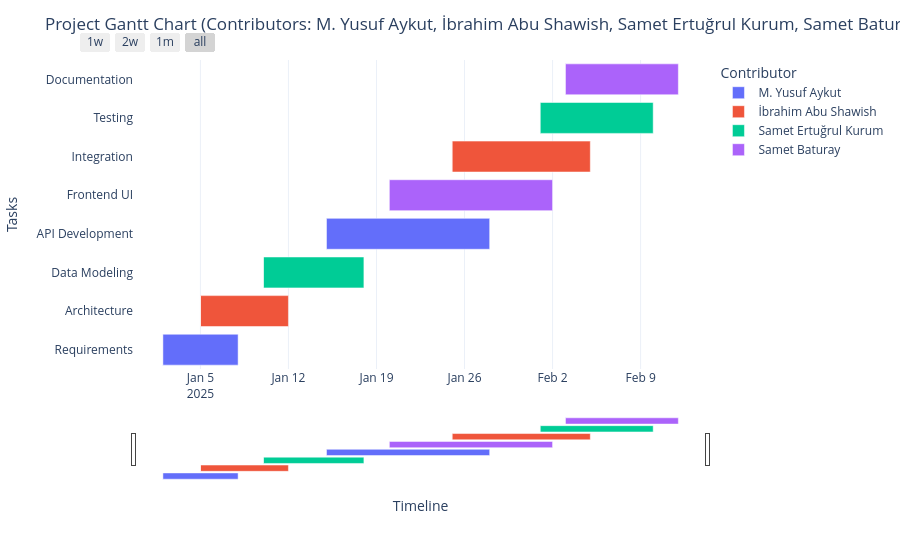
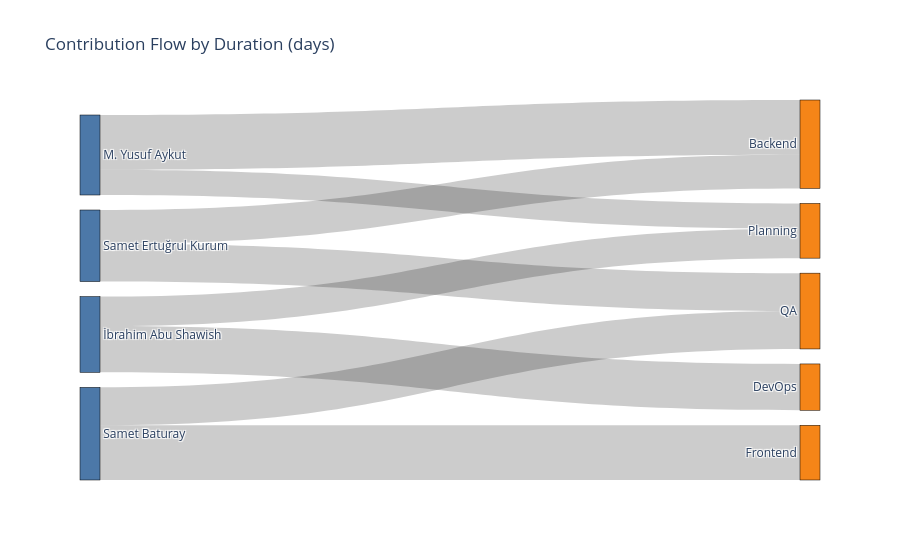

Write notebook code for charts like these, in order.
### Code cell
from datetime import datetime
from typing import List, Dict, Optional
import pandas as pd

# filename: gantt_contributions.py
# Author: GitHub Copilot
# Description:
#   Create a customizable Gantt chart with contribution flow for a project.
#   Contributors: "M. Yusuf Aykut, İbrahim Abu Shawish, Samet Ertuğrul Kurum, Samet Baturay"
#
# How to use:
#   - Run this file as a script, or copy functions into a Jupyter cell.
#   - Edit PROJECT_TASKS or pass your own tasks to build_gantt().
#   - The chart supports:
#       * Filtering by contributor
#       * Coloring by contributor or task group
#       * Interactive timeline zooming
#       * Optional contribution Sankey flow view
#
# Requirements:
#   pip install plotly pandas

import plotly.express as px
import plotly.graph_objects as go

# Default contributors (exact names as requested)
CONTRIBUTORS = [
    "M. Yusuf Aykut",
    "İbrahim Abu Shawish",
    "Samet Ertuğrul Kurum",
    "Samet Baturay",
]

# Example project tasks; customize as needed
PROJECT_TASKS: List[Dict] = [
    {
        "Task": "Requirements",
        "Group": "Planning",
        "Contributor": "M. Yusuf Aykut",
        "Start": "2025-01-02",
        "Finish": "2025-01-08",
        "Progress": 100,
    },
    {
        "Task": "Architecture",
        "Group": "Planning",
        "Contributor": ["M. Yusuf Aykut","İbrahim Abu Shawish"],
        "Start": "2025-01-05",
        "Finish": "2025-01-12",
        "Progress": 100,
    },
    {
        "Task": "Data Modeling",
        "Group": "Backend",
        "Contributor": "Samet Ertuğrul Kurum",
        "Start": "2025-01-10",
        "Finish": "2025-01-18",
        "Progress": 75,
    },
    {
        "Task": "API Development",
        "Group": "Backend",
        "Contributor": "M. Yusuf Aykut",
        "Start": "2025-01-15",
        "Finish": "2025-01-28",
        "Progress": 60,
    },
    {
        "Task": "Frontend UI",
        "Group": "Frontend",
        "Contributor": "Samet Baturay",
        "Start": "2025-01-20",
        "Finish": "2025-02-02",
        "Progress": 40,
    },
    {
        "Task": "Integration",
        "Group": "DevOps",
        "Contributor": "İbrahim Abu Shawish",
        "Start": "2025-01-25",
        "Finish": "2025-02-05",
        "Progress": 30,
    },
    {
        "Task": "Testing",
        "Group": "QA",
        "Contributor": "Samet Ertuğrul Kurum",
        "Start": "2025-02-01",
        "Finish": "2025-02-10",
        "Progress": 20,
    },
    {
        "Task": "Documentation",
        "Group": "QA",
        "Contributor": "Samet Baturay",
        "Start": "2025-02-03",
        "Finish": "2025-02-12",
        "Progress": 10,
    },
]

def _parse_dates(df: pd.DataFrame, start_col: str, end_col: str) -> pd.DataFrame:
    df = df.copy()
    df[start_col] = pd.to_datetime(df[start_col])
    df[end_col] = pd.to_datetime(df[end_col])
    return df

def _validate_tasks(tasks: List[Dict], contributors: List[str]) -> pd.DataFrame:
    df = pd.DataFrame(tasks)
    required_cols = {"Task", "Group", "Contributor", "Start", "Finish"}
    missing = required_cols - set(df.columns)
    if missing:
        raise ValueError(f"Missing task fields: {missing}")
    unknown_contribs = set(df["Contributor"]) - set(contributors)
    if unknown_contribs:
        raise ValueError(f"Unknown contributors in tasks: {unknown_contribs}")
    df = _parse_dates(df, "Start", "Finish")
    if (df["Finish"] < df["Start"]).any():
        bad = df[df["Finish"] < df["Start"]]
        raise ValueError(f"Finish before Start for tasks: {bad['Task'].tolist()}")
    # Duration and tooltip
    df["DurationDays"] = (df["Finish"] - df["Start"]).dt.days
    df["Progress"] = df.get("Progress", pd.Series([None]*len(df)))
    df["Hover"] = df.apply(
        lambda r: f"{r['Task']} | {r['Group']} | {r['Contributor']}\n"
                  f"{r['Start'].date()} → {r['Finish'].date()} ({r['DurationDays']}d)\n"
                  f"Progress: {r['Progress']}%", axis=1
    )
    return df

def build_gantt(
    tasks: List[Dict],
    contributors: Optional[List[str]] = None,
    color_by: str = "Contributor",  # "Contributor" or "Group"
    contributor_filter: Optional[List[str]] = None,
    show_progress_overlay: bool = True,
    title: str = "Project Gantt Chart with Contribution Flow",
) -> go.Figure:
    """
    Build a Plotly Gantt (timeline) chart.
    """
    contributors = contributors or CONTRIBUTORS
    df = _validate_tasks(tasks, contributors)

    # Filter by contributor if requested
    if contributor_filter:
        df = df[df["Contributor"].isin(contributor_filter)].copy()
        if df.empty:
            raise ValueError("No tasks after applying contributor_filter.")

    # Base Gantt timeline
    fig = px.timeline(
        df,
        x_start="Start",
        x_end="Finish",
        y="Task",
        color=color_by,
        hover_name="Task",
        hover_data={"Hover": True, "Start": True, "Finish": True, "DurationDays": True, "Progress": True, "Task": False},
    )
    fig.update_traces(hovertemplate="%{customdata[0]}")
    # Ensure tasks are ordered by start date
    df_sorted = df.sort_values(by=["Start", "Finish"])
    fig.update_yaxes(categoryorder="array", categoryarray=df_sorted["Task"].tolist())
    fig.update_layout(
        title=title,
        xaxis_title="Timeline",
        yaxis_title="Tasks",
        bargap=0.2,
        legend_title=color_by,
        hovermode="closest",
        template="plotly_white",
    )

    # Optional progress overlay: draw a semi-transparent bar within each task
    if show_progress_overlay and "Progress" in df.columns and df["Progress"].notnull().any():
        overlay_traces = []
        for _, r in df.iterrows():
            if pd.isna(r["Progress"]):
                continue
            progress_ratio = max(0.0, min(1.0, float(r["Progress"]) / 100.0))
            progress_end = r["Start"] + (r["Finish"] - r["Start"]) * progress_ratio
            overlay_traces.append(go.Bar(
                x=[(progress_end - r["Start"]).days],
                y=[r["Task"]],
                base=r["Start"],
                orientation="h",
                marker=dict(color="rgba(0,0,0,0.15)"),
                showlegend=False,
                hoverinfo="skip",
            ))
        for t in overlay_traces:
            fig.add_trace(t)

    # Add range slider and buttons
    fig.update_layout(
        xaxis=dict(
            rangeselector=dict(
                buttons=list([
                    dict(count=7, label="1w", step="day", stepmode="backward"),
                    dict(count=14, label="2w", step="day", stepmode="backward"),
                    dict(count=1, label="1m", step="month", stepmode="backward"),
                    dict(step="all")
                ])
            ),
            rangeslider=dict(visible=True),
            type="date"
        )
    )
    return fig

def build_contribution_sankey(tasks: List[Dict], contributors: Optional[List[str]] = None, title: str = "Contribution Flow") -> go.Figure:
    """
    Build a Sankey diagram showing flow from contributors to task groups.
    """
    contributors = contributors or CONTRIBUTORS
    df = _validate_tasks(tasks, contributors)

    # Nodes: contributors + groups
    groups = sorted(df["Group"].unique().tolist())
    nodes = contributors + groups
    node_index = {name: i for i, name in enumerate(nodes)}

    # Aggregate contributions by duration (or count)
    agg = df.groupby(["Contributor", "Group"])["DurationDays"].sum().reset_index()

    links = dict(
        source=[node_index[c] for c in agg["Contributor"]],
        target=[node_index[g] for g in agg["Group"]],
        value=agg["DurationDays"].tolist(),
        label=[f"{c} → {g}: {v}d" for c, g, v in agg.values]
    )

    fig = go.Figure(data=[go.Sankey(
        node=dict(
            pad=15,
            thickness=20,
            line=dict(color="black", width=0.5),
            label=nodes,
            color=["#4C78A8"] * len(contributors) + ["#F58518"] * len(groups),
        ),
        link=links
    )])
    fig.update_layout(title_text=title, font_size=12, template="plotly_white")
    return fig

def main():
    # Build charts
    gantt = build_gantt(
        PROJECT_TASKS,
        contributors=CONTRIBUTORS,
        color_by="Contributor",  # or "Group"
        contributor_filter=None,  # e.g., ["M. Yusuf Aykut", "Samet Baturay"]
        show_progress_overlay=True,
        title="Project Gantt Chart (Contributors: M. Yusuf Aykut, İbrahim Abu Shawish, Samet Ertuğrul Kurum, Samet Baturay)"
    )
    sankey = build_contribution_sankey(PROJECT_TASKS, contributors=CONTRIBUTORS, title="Contribution Flow by Duration (days)")

    # Display in interactive window (for scripts). In Jupyter, just display the figures.
    gantt.show()
    sankey.show()

if __name__ == "__main__":
    main()

### Figure 1 — Plotly figure (JSON) as saved in the notebook; plotly's stock layout.template omitted (floating-point values rounded to 4 significant figures)
{"data": [{"base": ["2025-01-02T00:00:00.000000000", "2025-01-15T00:00:00.000000000"], "customdata": [["Requirements | Planning | M. Yusuf Aykut\n2025-01-02 → 2025-01-08 (6d)\nProgress: 100%", 6, 100], ["API Development | Backend | M. Yusuf Aykut\n2025-01-15 → 2025-01-28 (13d)\nProgress: 60%", 13, 60]], "hovertemplate": "%{customdata[0]}", "hovertext": ["Requirements", "API Development"], "legendgroup": "M. Yusuf Aykut", "marker": {"color": "#636efa", "pattern": {"shape": ""}}, "name": "M. Yusuf Aykut", "orientation": "h", "showlegend": true, "textposition": "auto", "type": "bar", "x": [518400000, 1123200000], "xaxis": "x", "y": ["Requirements", "API Development"], "yaxis": "y"}, {"base": ["2025-01-05T00:00:00.000000000", "2025-01-25T00:00:00.000000000"], "customdata": [["Architecture | Planning | İbrahim Abu Shawish\n2025-01-05 → 2025-01-12 (7d)\nProgress: 100%", 7, 100], ["Integration | DevOps | İbrahim Abu Shawish\n2025-01-25 → 2025-02-05 (11d)\nProgress: 30%", 11, 30]], "hovertemplate": "%{customdata[0]}", "hovertext": ["Architecture", "Integration"], "legendgroup": "İbrahim Abu Shawish", "marker": {"color": "#EF553B", "pattern": {"shape": ""}}, "name": "İbrahim Abu Shawish", "orientation": "h", "showlegend": true, "textposition": "auto", "type": "bar", "x": [604800000, 950400000], "xaxis": "x", "y": ["Architecture", "Integration"], "yaxis": "y"}, {"base": ["2025-01-10T00:00:00.000000000", "2025-02-01T00:00:00.000000000"], "customdata": [["Data Modeling | Backend | Samet Ertuğrul Kurum\n2025-01-10 → 2025-01-18 (8d)\nProgress: 75%", 8, 75], ["Testing | QA | Samet Ertuğrul Kurum\n2025-02-01 → 2025-02-10 (9d)\nProgress: 20%", 9, 20]], "hovertemplate": "%{customdata[0]}", "hovertext": ["Data Modeling", "Testing"], "legendgroup": "Samet Ertuğrul Kurum", "marker": {"color": "#00cc96", "pattern": {"shape": ""}}, "name": "Samet Ertuğrul Kurum", "orientation": "h", "showlegend": true, "textposition": "auto", "type": "bar", "x": [691200000, 777600000], "xaxis": "x", "y": ["Data Modeling", "Testing"], "yaxis": "y"}, {"base": ["2025-01-20T00:00:00.000000000", "2025-02-03T00:00:00.000000000"], "customdata": [["Frontend UI | Frontend | Samet Baturay\n2025-01-20 → 2025-02-02 (13d)\nProgress: 40%", 13, 40], ["Documentation | QA | Samet Baturay\n2025-02-03 → 2025-02-12 (9d)\nProgress: 10%", 9, 10]], "hovertemplate": "%{customdata[0]}", "hovertext": ["Frontend UI", "Documentation"], "legendgroup": "Samet Baturay", "marker": {"color": "#ab63fa", "pattern": {"shape": ""}}, "name": "Samet Baturay", "orientation": "h", "showlegend": true, "textposition": "auto", "type": "bar", "x": [1123200000, 777600000], "xaxis": "x", "y": ["Frontend UI", "Documentation"], "yaxis": "y"}, {"base": "2025-01-02T00:00:00", "hoverinfo": "skip", "marker": {"color": "rgba(0,0,0,0.15)"}, "orientation": "h", "showlegend": false, "type": "bar", "x": [6], "y": ["Requirements"]}, {"base": "2025-01-05T00:00:00", "hoverinfo": "skip", "marker": {"color": "rgba(0,0,0,0.15)"}, "orientation": "h", "showlegend": false, "type": "bar", "x": [7], "y": ["Architecture"]}, {"base": "2025-01-10T00:00:00", "hoverinfo": "skip", "marker": {"color": "rgba(0,0,0,0.15)"}, "orientation": "h", "showlegend": false, "type": "bar", "x": [6], "y": ["Data Modeling"]}, {"base": "2025-01-15T00:00:00", "hoverinfo": "skip", "marker": {"color": "rgba(0,0,0,0.15)"}, "orientation": "h", "showlegend": false, "type": "bar", "x": [7], "y": ["API Development"]}, {"base": "2025-01-20T00:00:00", "hoverinfo": "skip", "marker": {"color": "rgba(0,0,0,0.15)"}, "orientation": "h", "showlegend": false, "type": "bar", "x": [5], "y": ["Frontend UI"]}, {"base": "2025-01-25T00:00:00", "hoverinfo": "skip", "marker": {"color": "rgba(0,0,0,0.15)"}, "orientation": "h", "showlegend": false, "type": "bar", "x": [3], "y": ["Integration"]}, {"base": "2025-02-01T00:00:00", "hoverinfo": "skip", "marker": {"color": "rgba(0,0,0,0.15)"}, "orientation": "h", "showlegend": false, "type": "bar", "x": [1], "y": ["Testing"]}, {"base": "2025-02-03T00:00:00", "hoverinfo": "skip", "marker": {"color": "rgba(0,0,0,0.15)"}, "orientation": "h", "showlegend": false, "type": "bar", "x": [0], "y": ["Documentation"]}], "layout": {"bargap": 0.2, "barmode": "overlay", "hovermode": "closest", "legend": {"title": {"text": "Contributor"}, "tracegroupgap": 0}, "margin": {"t": 60}, "title": {"text": "Project Gantt Chart (Contributors: M. Yusuf Aykut, İbrahim Abu Shawish, Samet Ertuğrul Kurum, Samet Baturay)"}, "xaxis": {"anchor": "y", "domain": [0, 1], "rangeselector": {"buttons": [{"count": 7, "label": "1w", "step": "day", "stepmode": "backward"}, {"count": 14, "label": "2w", "step": "day", "stepmode": "backward"}, {"count": 1, "label": "1m", "step": "month", "stepmode": "backward"}, {"step": "all"}]}, "rangeslider": {"visible": true}, "title": {"text": "Timeline"}, "type": "date"}, "yaxis": {"anchor": "x", "categoryarray": ["Requirements", "Architecture", "Data Modeling", "API Development", "Frontend UI", "Integration", "Testing", "Documentation"], "categoryorder": "array", "domain": [0, 1], "title": {"text": "Tasks"}}}}

### Figure 2 — Plotly figure (JSON) as saved in the notebook; plotly's stock layout.template omitted (floating-point values rounded to 4 significant figures)
{"data": [{"link": {"label": ["M. Yusuf Aykut → Backend: 13d", "M. Yusuf Aykut → Planning: 6d", "Samet Baturay → Frontend: 13d", "Samet Baturay → QA: 9d", "Samet Ertuğrul Kurum → Backend: 8d", "Samet Ertuğrul Kurum → QA: 9d", "İbrahim Abu Shawish → DevOps: 11d", "İbrahim Abu Shawish → Planning: 7d"], "source": [0, 0, 3, 3, 2, 2, 1, 1], "target": [4, 7, 6, 8, 4, 8, 5, 7], "value": [13, 6, 13, 9, 8, 9, 11, 7]}, "node": {"color": ["#4C78A8", "#4C78A8", "#4C78A8", "#4C78A8", "#F58518", "#F58518", "#F58518", "#F58518", "#F58518"], "label": ["M. Yusuf Aykut", "İbrahim Abu Shawish", "Samet Ertuğrul Kurum", "Samet Baturay", "Backend", "DevOps", "Frontend", "Planning", "QA"], "line": {"color": "black", "width": 0.5}, "pad": 15, "thickness": 20}, "type": "sankey"}], "layout": {"font": {"size": 12}, "title": {"text": "Contribution Flow by Duration (days)"}}}
